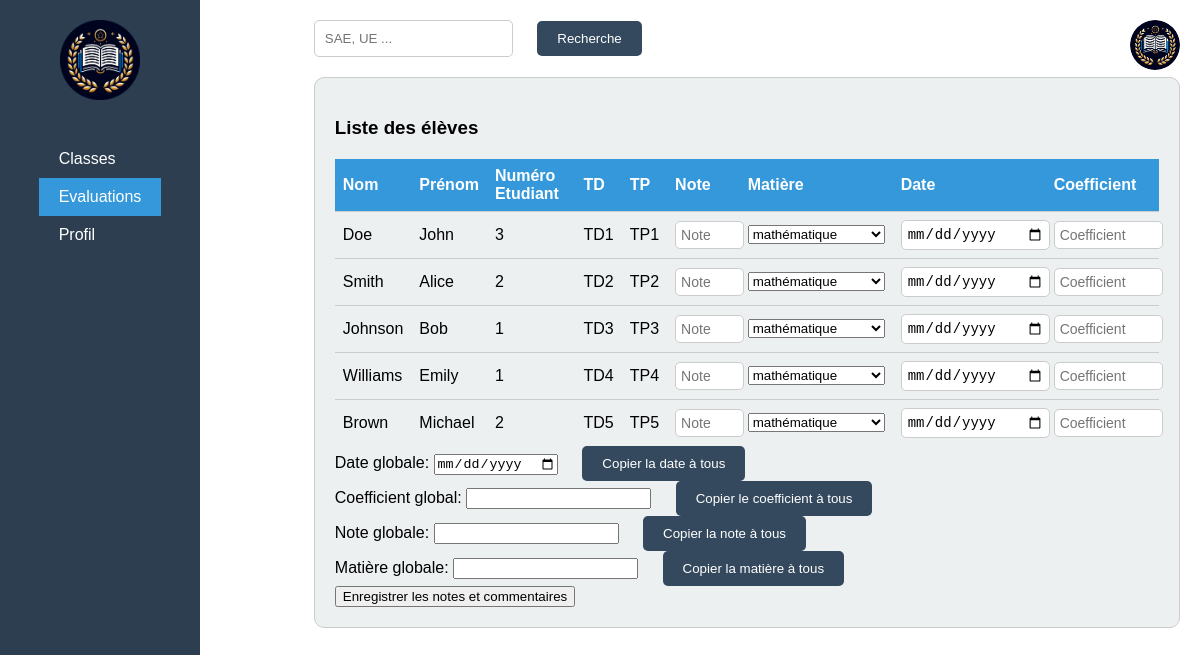
The app's page /PHP/prof/evaluation.php with its own data.
### tables this page shows
CREATE TABLE `etudiant` (
  `ID_utilisateur` int(20) NOT NULL,
  `nom` varchar(255) NOT NULL,
  `prenom` varchar(255) NOT NULL,
  `TD` varchar(255) NOT NULL,
  `TP` varchar(255) NOT NULL,
  `annee_promo` varchar(255) NOT NULL,
  `ID_UE` int(20) NOT NULL,
  `Moyenne_UE` int(20) NOT NULL,
  `Penalite` varchar(180) DEFAULT NULL,
  `pass` varchar(250) DEFAULT NULL,
  `username` varchar(250) DEFAULT NULL,
  `ID_epreuve` int(11) DEFAULT NULL
);

### PHP/prof/evaluation.php (the view, shortened to what this page needs)
<!DOCTYPE html>
<html lang="fr">
<head>
    <link rel="stylesheet" href="../../CSS/evaluation.css">
</head>
<body>
    <div class="sidebar">
        <div class="logo">
            <img src="../../image/EiffelNote_logo_V9.png" alt="Eiffel Note Logo">
        </div>
        <nav>
            <ul>
                <li><a href="index.php">Classes</a></li>
                <li class="active"><a href="evaluation.php">Evaluations</a></li>
                <li><a href="profil.php">Profil</a></li>
            </ul>
        </nav>
    </div>
    <div class="logout">
        <form method="post" action="accueil_admin.php">
            <button type="submit" name="logout">Déconnexion</button>
            </form>
        </div>
    <div class="main-content">
        <header>
            <div class="recherche">
                <form method="POST" action="">
                    <input type="text" placeholder="SAE, UE ..." id="search-input" name="search-term" />
                    <button type="submit">Recherche</button>
                </form>
            </div>
            <div class="profile">
                <img src="../../image/EiffelNote_logo_V9.png" alt="Profile Picture">
            </div>
        </header>
        <section class="class-table">
            <h3>Liste des élèves</h3>
            <form method="POST" action="save_grades.php">
                <table>
                    <thead>
                        <tr>
                            <th>Nom</th>
                            <th>Prénom</th>
                            <th>Numéro Etudiant</th>
                            <th>TD</th>
                            <th>TP</th>
                            <th>Note</th>
                            <th>Matière</th>
                            <th>Date</th>
                            <th>Coefficient</th>
                        </tr>
                    </thead>
                    <tbody>
                        <?php
                        $servername = "localhost";
                        $username = "root";
                        $password = "";
                        $dbname = "eiffel_note_db";
                        try {
                            $conn = new PDO("mysql:host=$servername;dbname=$dbname", $username, $password);
                            $conn->setAttribute(PDO::ATTR_ERRMODE, PDO::ERRMODE_EXCEPTION);
                            $query = "SELECT etudiant.ID_UE, etudiant.prenom, etudiant.nom, etudiant.TD, etudiant.TP FROM etudiant";
                            $stmt = $conn->prepare($query);
                            $stmt->execute();
                            while ($row = $stmt->fetch(PDO::FETCH_ASSOC)) {
                                echo "<tr>";
                                echo "<td>" . htmlspecialchars($row['nom']) . "</td>";
                                echo "<td>" . htmlspecialchars($row['prenom']) . "</td>";
                                echo "<td>" . htmlspecialchars($row['ID_UE']) . "</td>";
                                echo "<td>" . htmlspecialchars($row['TD']) . "</td>";
                                echo "<td>" . htmlspecialchars($row['TP']) . "</td>";
                                echo "<td><input type='text' name='note[" . htmlspecialchars($row['ID_UE']) . "]' placeholder='Note'></td>";
                                echo "<td>
                                    <select name='matiere[" . htmlspecialchars($row['ID_UE']) . "]'>";
                                    $query_matiere = "SELECT nom_de_la_ressource FROM ressource";
                                    $stmt_matiere = $conn->query($query_matiere);
                                    while ($ressource = $stmt_matiere->fetch(PDO::FETCH_ASSOC)) {
                                        echo "<option value='" . htmlspecialchars($ressource['nom_de_la_ressource']) . "'>" . htmlspecialchars($ressource['nom_de_la_ressource']) . "</option>";
                                    }
                                echo "</select></td>";
                                echo "<td><input type='date' name='date[" . htmlspecialchars($row['ID_UE']) . "]'></td>";
                                echo "<td><input type='text' name='coefficient[" . htmlspecialchars($row['ID_UE']) . "]' placeholder='Coefficient'></td>";
                                echo "</tr>";
                            }
                        } catch (PDOException $e) {
                            echo "Erreur de connexion : " . $e->getMessage();
                        }
                        ?>
                    </tbody>
                </table>
                <div>
                    <label for="global-date">Date globale:</label>
                    <input type="date" id="global-date">
                    <button type="button" class="copy-btn" onclick="copyDate()">Copier la date à tous</button>
                </div>
                <div>
                    <label for="global-coefficient">Coefficient global:</label>
                    <input type="text" id="global-coefficient">
                    <button type="button" class="copy-btn" onclick="copyCoefficient()">Copier le coefficient à tous</button>
                </div>
                <div>
                    <label for="global-note">Note globale:</label>
                    <input type="text" id="global-note">
                    <button type="button" class="copy-btn" onclick="copyNote()">Copier la note à tous</button>
                </div>
                <div>
                    <label for="global-matiere">Matière globale:</label>
                    <input type="text" id="global-matiere">
                    <button type="button" class="copy-btn" onclick="copyMatiere()">Copier la matière à tous</button>
                </div>
                <button type="submit">Enregistrer les notes et commentaires</button>
            </form>
        </section>
    </div>
</body>
</html>

### CSS/evaluation.css (style rules this page uses)
body { margin: 0; font-family: Arial, sans-serif; display: flex; height: 100vh; }
.sidebar { width: 200px; background-color: #2C3E50; color: white; display: flex; flex-direction: column; align-items: center; padding-top: 20px; height: 100vh; position: fixed; }
.sidebar .logo img { width: 80px; margin-bottom: 20px; }
.sidebar nav ul { list-style: none; padding: 0; width: 100%; }
.sidebar nav ul li { width: 100%; }
.sidebar nav ul li a { display: block; padding: 10px 20px; color: white; text-decoration: none; }
.sidebar nav ul li.active a, .sidebar nav ul li a:hover { background-color: #3498DB; }
.main-content { flex-grow: 1; padding: 20px; margin-left: 200px; }
header { display: flex; justify-content: flex-start; align-items: center; margin-bottom: 20px; padding-left: 200px; }
header input[type="text"], header button { margin: 0 10px; }
.class-table { background-color: #ECF0F1; border-radius: 10px; overflow: hidden; border: 1px solid #ccc; padding: 20px; }
table { width: 100%; border-collapse: collapse; margin-top: 20px; }
thead { background-color: #3498DB; color: white; }
th, td { padding: 10px; text-align: left; border-bottom: 1px solid #ccc; }
tbody tr:last-child td { border-bottom: none; }
td input[type="text"], td input[type="date"] { width: 100%; padding: 5px; font-size: 14px; border: 1px solid #ccc; border-radius: 5px; }
.profile { position: absolute; top: 20px; right: 20px; }
.profile img { width: 50px; height: 50px; border-radius: 50%; }
.recherche { margin-left: -210px; display: flex; align-items: center; justify-content: flex-end; }
.recherche input { padding: 10px; margin-right: 10px; border: 1px solid #ccc; border-radius: 5px; }
.recherche button { padding: 10px 20px; border: none; background-color: #34495E; color: white; border-radius: 5px; cursor: pointer; }
.copy-btn { padding: 10px 20px; border: none; background-color: #34495E; color: white; border-radius: 5px; cursor: pointer; margin-left: 20px; }

### PHP/prof/evaluation.php (style rules this page uses)
table { width: 100%; }
th, td { padding: 8px; text-align: left; }
th:nth-child(7), td:nth-child(7) { width: 120px; }

### records on screen
etudiant: nom "Doe", prenom "John", ID_UE "3", TD "TD1", TP "TP1"
etudiant: nom "Smith", prenom "Alice", ID_UE "2", TD "TD2", TP "TP2"
etudiant: nom "Johnson", prenom "Bob", ID_UE "1", TD "TD3", TP "TP3"
etudiant: nom "Williams", prenom "Emily", ID_UE "1", TD "TD4", TP "TP4"
etudiant: nom "Brown", prenom "Michael", ID_UE "2", TD "TD5", TP "TP5"

### other values on screen
form field value "mathématique"
